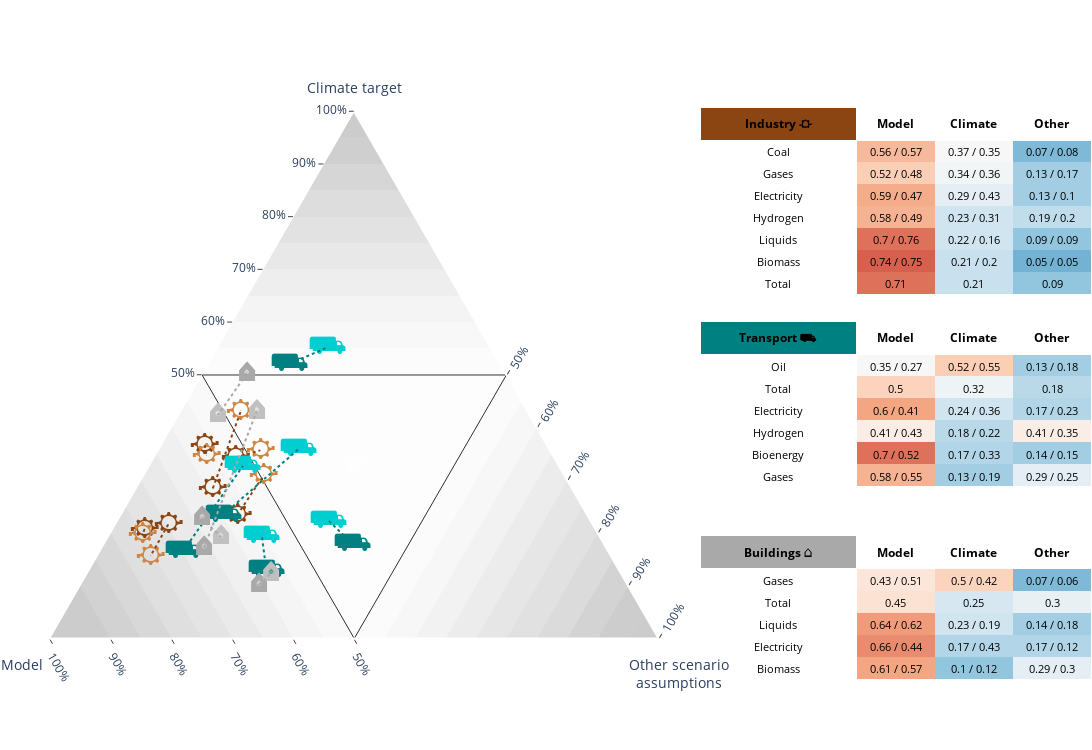

Notebook code for this chart:
### Code cell
fig = make_subplots(
    rows=7, cols=5,
    horizontal_spacing = 0.04,
    vertical_spacing=0,
    specs = [[{"type": "scatterternary", "colspan": 3, "rowspan": 7}, {}, {}, {}, {}],
             [{}, {}, {}, {"type": "table", "rowspan": 2, "colspan": 2}, {}],
             [{}, {}, {}, {}, {}],
             [{}, {}, {}, {"type": "table", "rowspan": 2, "colspan": 2}, {}],
             [{}, {}, {}, {}, {}],
             [{}, {}, {}, {"type": "table", "rowspan": 2, "colspan": 2}, {}],
             [{}, {}, {}, {}, {}]
            ]
)

# Lines 50%
fig.add_trace(go.Scatterternary(a=[0.5, 0.5, 0, 0.5], b=[0, 0.5, 0.5, 0], c=[0.5, 0, 0.5, 0.5],
                                                mode='lines',
                                                showlegend=False,
                                                hoverinfo='skip',
                                                marker={'size': 15,
                                                        'color': 'black',
                                                        'opacity': 1,#0.9-i*0.03,
                                                        'line' :dict(width=0., color="rgba(89,168,89,1)")},
                                                line={'width': 1, #np.mean(s[i:i+2])*0.5,
                                                        'color': 'black'},
                                                textfont=dict(size=5,
                                                        color='black')), 1, 1)

fig.add_trace(tables[0], 2, 4)
fig.add_trace(tables[1], 4, 4)
fig.add_trace(tables[2], 6, 4)

for n in range(len(conttraces)):
        fig.add_trace(conttraces[n], 1, 1)

for n in range(len(scatters)):
    fig.add_trace(scatters[n], 1, 1)

fig.update_layout(height=750, width=1300)
fig.update_layout({'margin':dict(l=50,r=0,b=0,t=0),
'ternary':
{'sum':1,
'bgcolor':'rgba(0,0,0,0)',
'aaxis':{'title': 'Climate target<br>', 'min': 0, 
        'linewidth':0, 'ticks':'outside',
        'tickmode':'array','tickvals':[0.5, 0.6, 0.7, 0.8, 0.9, 1.0], 'ticktext':['50%', '60%', '70%', '80%', '90%', '100%'], 'tickfont':{'size':12}},
'baxis':{'title': 'Model &nbsp; &nbsp;', 'min': 0, 
        'linewidth':2, 'ticks':'outside',
        'tickmode':'array','tickvals':[0.5, 0.6, 0.7, 0.8, 0.9, 1.0], 'ticktext':['50%', '60%', '70%', '80%', '90%', '100%'],'tickangle':60, 'tickfont':{'size':12}},
'caxis':{'title': 'Other scenario<br>assumptions', 'min': 0, 
        'linewidth':2, 'ticks':'outside',
        'tickmode':'array','tickvals':[0.5, 0.6, 0.7, 0.8, 0.9, 1.0], 'ticktext':['50%', '60%', '70%', '80%', '90%', '100%'],'tickangle':-60, 'tickfont':{'size':12}}}})

fig.show()
